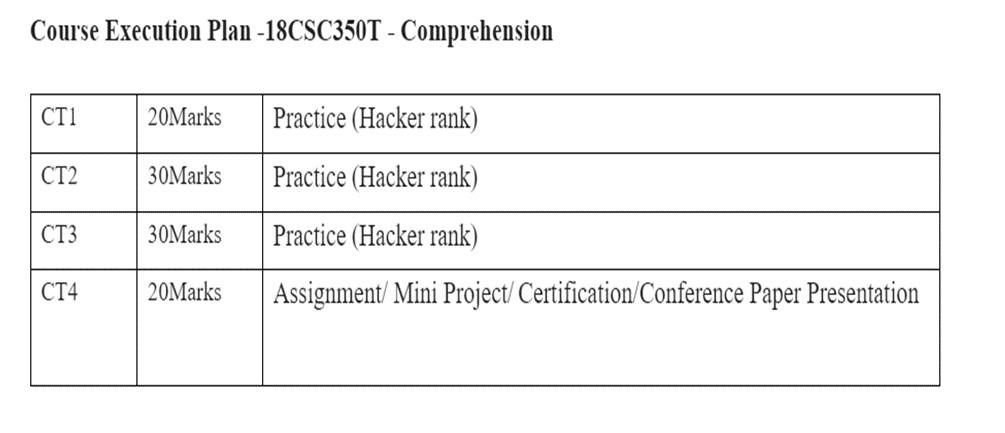
#> input picture Comprehension/Execution Plan.jpg, 1005 x 433 px; its folder holds only this picture in this run
$ python -i Root.py   (imports and definitions only)   (older library calls are emulated)
#> lines starting #> are read from the running program, lines starting #| are printed output that depends on the picture
#!/usr/bin/env python3
# ----------------- Header Files ---------------------#

from __future__ import division, print_function, unicode_literals

import sys
import random
import argparse
import logging
from tkinter import *
import tkinter.filedialog
import tkinter.messagebox
import os
from PIL import Image
import math
from Crypto.Cipher import AES
import hashlib
import binascii
import numpy as np

# [1 line not run here, left out]

def load_image(name):
    return Image.open(name)

# ----------------- Functions for encryption ---------------------#
def prepare_message_image(image, size):
    if size != image.size:
        image = image.resize(size, Image.ANTIALIAS)
    return image

def generate_secret(size, secret_image=None):
    width, height = size
    new_secret_image = Image.new(mode="RGB", size=(width * 2, height * 2))

    for x in range(0, 2 * width, 2):
        for y in range(0, 2 * height, 2):
            color1 = np.random.randint(255)
            color2 = np.random.randint(255)
            color3 = np.random.randint(255)
            new_secret_image.putpixel((x, y), (color1, color2, color3))
            new_secret_image.putpixel((x + 1, y), (255 - color1, 255 - color2, 255 - color3))
            new_secret_image.putpixel((x, y + 1), (255 - color1, 255 - color2, 255 - color3))
            new_secret_image.putpixel((x + 1, y + 1), (color1, color2, color3))

    return new_secret_image

def generate_ciphered_image(secret_image, prepared_image):
    width, height = prepared_image.size
    ciphered_image = Image.new(mode="RGB", size=(width * 2, height * 2))
    for x in range(0, width * 2, 2):
        for y in range(0, height * 2, 2):
            sec = secret_image.getpixel((x, y))
            msssg = prepared_image.getpixel((int(x / 2), int(y / 2)))
            color1 = (msssg[0] + sec[0]) % 256
            color2 = (msssg[1] + sec[1]) % 256
            color3 = (msssg[2] + sec[2]) % 256
            ciphered_image.putpixel((x, y), (color1, color2, color3))
            ciphered_image.putpixel((x + 1, y), (255 - color1, 255 - color2, 255 - color3))
            ciphered_image.putpixel((x, y + 1), (255 - color1, 255 - color2, 255 - color3))
            ciphered_image.putpixel((x + 1, y + 1), (color1, color2, color3))

    return ciphered_image

# [13 lines left out: function generate_image_back, not called in this run]

#------------------------Encryption -------------------#
def level_one_encrypt(Imagename):
#> called with Imagename = '../Comprehension/Execution Plan.jpg'
    message_image = load_image(Imagename)
#> in load_image, returned value is the input picture: PIL image 1005x433 RGB; min 0, max 255, mean 243.8
    size = message_image.size
#> size = (1005, 433)
    width, height = size
#> width = 1005; height = 433

    secret_image = generate_secret(size)
#> in generate_secret, `new_secret_image = Image.new(mode="RGB", size=(width * 2, height * 2))`: new_secret_image: PIL image 2010x866 RGB; every value is 0
#> after the loop in generate_secret, `for x in range(0, 2 * width, 2):`:
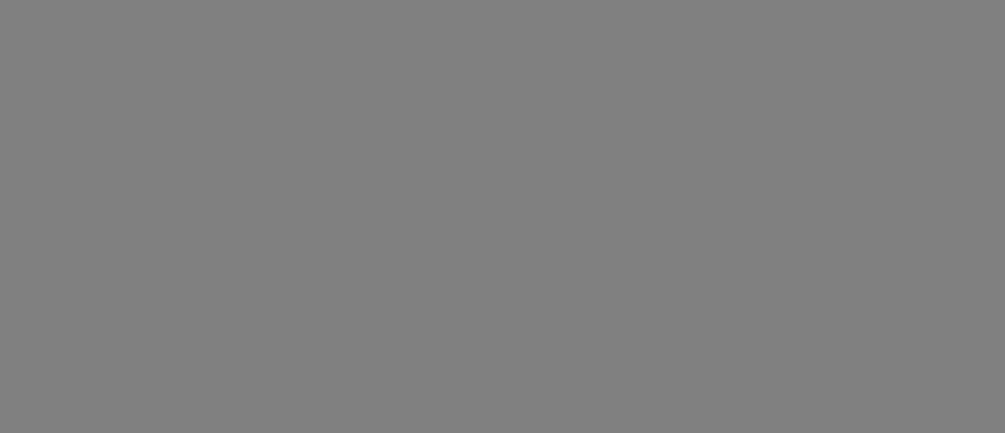
#> new_secret_image: PIL image 2010x866 RGB (shown at 1/2 size); mean R, G, B 127.5, 127.5, 127.5
    secret_image.save("secret.jpeg")

    prepared_image = prepare_message_image(message_image, size)
    ciphered_image = generate_ciphered_image(secret_image, prepared_image)
    ciphered_image.save("2-share_encrypt.jpeg")

# -------------------- Construct Encrypted Image  ----------------#
# [120 lines left out: functions construct_enc_image, encrypt, decrypt, not called in this run]

# ---------------------
# GUI stuff starts here
# ---------------------

def pass_alert():
    tkinter.messagebox.showinfo("Password Alert", "Please enter a password.")

def enc_success(imagename):
    tkinter.messagebox.showinfo("Success", "Encrypted Image: " + imagename)

# image encrypt button event
# [24 lines left out: functions image_open, cipher_open, not called in this run]

class App:
    # [31 lines left out: function __init__, not called in this run]

# ------------------ MAIN -------------#
# [2 lines not run here, left out]
# [1 line that did not run here, left out]
# [1 line not run here, left out]

>>> result = level_one_encrypt('../Comprehension/Execution Plan.jpg')
